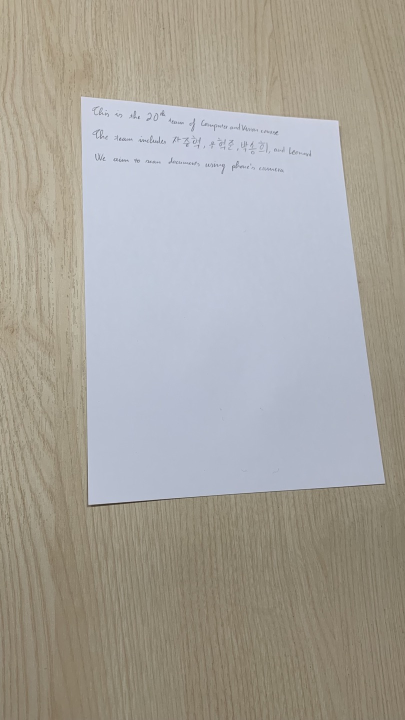
#> input picture test/image/1.jpg, 810 x 1440 px (shown at 1/2 size); its folder holds only this picture in this run
$ python scan_document.py
#> lines starting #> are read from the running program, lines starting #| are printed output that depends on the picture; after the words box and inside, x2 and y2 are one past the last pixel; in counts of white or black regions, pixels touching at a corner belong together
### modules/detect_corners.py
import glob

import cv2
import numpy as np

# Hyperparameters.
MAX_RESIZED_DIMENSION = 960
GAUSSIAN_BLUR_KERNEL_SIZE = 5
ADAPTIVE_THRESHOLD_BLOCK_SIZE = 11
ADAPTIVE_THRESHOLD_C = 2
CANNY_LOWER_THRESHOLD = 10
CANNY_UPPER_THRESHOLD = 50
DILATION_KERNEL_SIZE = 3
INITIAL_EPSILON_MULTIPLIER = 0.01
EPSILON_MULTIPLIER_INCREMENT = 0.01
MAX_EPSILON_MULTIPLIER = 0.1
MIN_AREA_PROPORTION = 0.1
MIN_IMAGE_BORDER_GAP = 2


def resize_image(image: np.ndarray, max_dimension: int) -> tuple[np.ndarray,
                                                                 float]:
    """
    Resize an image so that its largest dimension is equal to max_dimension.
    Return the resized image and the scale factor used to resize the image.
    """
    resize_scale = max_dimension / max(image.shape[:2])
    resized_image = cv2.resize(image, None, fx=resize_scale, fy=resize_scale)
    return resized_image, resize_scale


def preprocess_image(image: np.ndarray) -> tuple[np.ndarray, float]:
    """
    Preprocess an image by converting it to grayscale, resizing it, and
    blurring it. Return the preprocessed image and the scale factor used to
    resize the image.
    """
    grayscale_image = cv2.cvtColor(image, cv2.COLOR_BGR2GRAY)
    resized_image, resize_scale = resize_image(grayscale_image,
                                               MAX_RESIZED_DIMENSION)
    blurred_image = cv2.GaussianBlur(
        resized_image, (GAUSSIAN_BLUR_KERNEL_SIZE, GAUSSIAN_BLUR_KERNEL_SIZE),
        0)
    return blurred_image, resize_scale


def apply_adaptive_thresholding(preprocessed_image: np.ndarray) -> np.ndarray:
    """
    Apply adaptive thresholding to a preprocessed image.
    """
    thresholded_image = cv2.adaptiveThreshold(
        preprocessed_image, 255, cv2.ADAPTIVE_THRESH_GAUSSIAN_C,
        cv2.THRESH_BINARY, ADAPTIVE_THRESHOLD_BLOCK_SIZE, ADAPTIVE_THRESHOLD_C)
    return thresholded_image


def apply_canny_edge_detector(preprocessed_image: np.ndarray) -> np.ndarray:
    """
    Apply the Canny edge detector to a preprocessed image and dilate the edges
    to eliminate small gaps. Return the detected edges as a binary image.
    """
    canny_edges = cv2.Canny(preprocessed_image, CANNY_LOWER_THRESHOLD,
                            CANNY_UPPER_THRESHOLD)
    dilation_kernel = np.ones((DILATION_KERNEL_SIZE, DILATION_KERNEL_SIZE),
                              np.uint8)
    dilated_edges = cv2.dilate(canny_edges, dilation_kernel)
    return dilated_edges


def find_document_contour(binarized_image: np.ndarray) -> np.ndarray:
    """
    Find the contour of a document in a binarized image. Return the contour as
    an array of shape (4, 1, 2), or None if no document contour was found.
    """
    contours, _ = cv2.findContours(binarized_image, cv2.RETR_LIST,
                                   cv2.CHAIN_APPROX_SIMPLE)
    # Sort the contours by length.
    contours = sorted(contours,
                      key=lambda contour_: cv2.arcLength(contour_, False),
                      reverse=True)
    # The epsilon parameter in cv2.approxPolyDP is the maximum distance between
    # a point on the contour and the approximated contour. Start with a small
    # epsilon value and increase it until an approximated contour with four
    # points is found.
    epsilon_multiplier = INITIAL_EPSILON_MULTIPLIER
    resized_image_height, resized_image_width = binarized_image.shape[:2]
    resized_image_area = resized_image_height * resized_image_width
    while epsilon_multiplier <= MAX_EPSILON_MULTIPLIER:
        for contour in contours:
            contour_length = cv2.arcLength(contour, False)
            approximated_contour = cv2.approxPolyDP(
                contour, epsilon_multiplier * contour_length, True)
            # Check if the contour is a convex quadrilateral with a large
            # enough area.
            if (len(approximated_contour) != 4
                    or not cv2.isContourConvex(approximated_contour)
                    or cv2.contourArea(approximated_contour)
                    < MIN_AREA_PROPORTION * resized_image_area):
                continue
            # Check if any of the points is too close to the image border.
            if any(point[0][0] < MIN_IMAGE_BORDER_GAP
                   or point[0][0] >= resized_image_width - MIN_IMAGE_BORDER_GAP
                   or point[0][1] < MIN_IMAGE_BORDER_GAP
                   or point[0][1] >= (resized_image_height
                                      - MIN_IMAGE_BORDER_GAP)
                   for point in approximated_contour):
                continue
            return approximated_contour
        else:
            epsilon_multiplier += EPSILON_MULTIPLIER_INCREMENT
    else:
        return None


def sort_corner_coordinates(corners: tuple[tuple[int, int], tuple[int, int],
                                           tuple[int, int], tuple[int, int]]) \
        -> tuple[tuple[int, int], tuple[int, int],
                 tuple[int, int], tuple[int, int]]:
    """
    Sort the coordinates of the detected corners in clockwise order starting
    from the top-left corner.
    """
    # Calculate the center coordinates of the detected corners.
    center_x = sum(corner[0] for corner in corners) / 4
    center_y = sum(corner[1] for corner in corners) / 4
    # Sort the corners by their angle relative to the center. The y-axis is
    # inverted in the image coordinates.
    corners = sorted(corners,
                     key=lambda corner: np.arctan2(corner[1] - center_y,
                                                   corner[0] - center_x))
    return corners


def detect_corners(image: np.ndarray) \
        -> tuple[tuple[int, int], tuple[int, int],
                 tuple[int, int], tuple[int, int]]:
    """
    Detect the four corners of a document in an image and return their
    coordinates. The coordinates are sorted in clockwise order starting from
    the top-left corner.
    """
    preprocessed_image, resize_scale = preprocess_image(image)
    # Try adaptive thresholding first. If it fails, use the Canny edge
    # detector.
    for binarization_function in (apply_adaptive_thresholding,
                                  apply_canny_edge_detector):
        binarized_image = binarization_function(preprocessed_image)
        document_contour = find_document_contour(binarized_image)
        if document_contour is None:
            continue
        corners = tuple(map(tuple, document_contour.reshape(4, 2)))
        sorted_corners = sort_corner_coordinates(corners)
        # Scale the coordinates of the corners back to the original image size.
        scaled_corners = tuple((round(corner[0] / resize_scale),
                                round(corner[1] / resize_scale))
                               for corner in sorted_corners)
        print(f'Document detected using '
              f'{" ".join(binarization_function.__name__.split("_")[1:])}.')
        return scaled_corners
    else:
        raise RuntimeError('Failed to detect document.')


# [39 lines left out: functions draw_detected_document, main, not called in this run]


# [2 lines that do not run on import are left out]

### modules/warp.py
import cv2
import numpy as np

def calcDistance(p1: tuple[int | float, int | float], p2: tuple[int | float, int | float]) -> float:
    """
    Calculate distance between two points
    Input:
        p1, p2: coordinate of point (x, y)
    Output:
        Distance (type: float)
    """
    return ((p1[0] - p2[0])**2 + (p1[1] - p2[1])**2)**(0.5)

# [132 lines left out: functions getWarpedPoint, warpDocumentGradientDescent, not called in this run]


def warpDocumentSimple(

        img: np.ndarray, lt: tuple[int, int], lb: tuple[int, int], rt: tuple[int, int], rb: tuple[int, int],
        paperType: str | None = None,
    ) -> np.ndarray:
    """
    Warp the document in the given image using four given points (corner of document).
    Assumption:
        1. Document is rectangle. (Which means, four angle of corners are all right angle.)
        2. Document in image is linearly warped. (Four edge are all straight line in image.)
        3. Four corners is given at right position. (This can be improved...??)
        4. Camera has small 3d rotation with normal vector of document. (Simplify approch)
    Input:
        img: numpy array of image.
        lt: left top coordinate of image (x, y)
        lb: left bottom coordinate of image (x, y)
        rt: right top coordinate of image (x, y)
        rb: right bottom coordinate of image (x, y)
        paperType(optional): string of paperType. 'A' for A3, A4, ... 'B' for B3, B4, ... 'Letter' and 'Legal'
    Output:
        numpy array of warped document image.
    """

    # 1. 2D Translation: Move lt (left top) to (0, 0).
    tx = -lt[0]; ty = -lt[1]
    ltTransformed = (0, 0)
    lbTransformed = ((lb[0] + tx), (lb[1] + ty))
    rtTransformed: tuple[int, int] = ((rt[0] + tx), (rt[1] + ty))
    rbTransformed = ((rb[0] + tx), (rb[1] + ty))

    # 2. Pick width, height to maximum width and maximum height from the warped document.
    originalHeight = max(calcDistance(ltTransformed, lbTransformed), calcDistance(rtTransformed, rbTransformed))
    if paperType == "A" or paperType == "B":
        originalWidth = originalHeight * (1 / (2**0.5))
    elif paperType == "Letter":
        originalWidth = originalHeight * (1 / 1.2941)
    elif paperType == "Legal":
        originalWidth = originalHeight * (1 / 1.6471)
    else:
        originalWidth = max(calcDistance(ltTransformed, rtTransformed), calcDistance(lbTransformed, rbTransformed))


    # 3. Set 4 corners based on step 2's width and height
    ltOriginal = (0, 0)
    lbOriginal = (0, originalHeight)
    rtOriginal = (originalWidth, 0)
    rbOriginal = (originalWidth, originalHeight)

    # 4. Get transformation matrix based on corners on step 3.
    transMat = cv2.getPerspectiveTransform(
        src = np.array([list(lt), list(lb), list(rt), list(rb)]).astype(np.float32),
        dst = np.array([list(ltOriginal), list(lbOriginal), list(rtOriginal), list(rbOriginal)]).astype(np.float32),
    )

    # 5. Warp with calculated transformation matrix and return.
    warpped_img = cv2.warpPerspective(img, transMat, (int(np.ceil(originalWidth)), int(np.ceil(originalHeight))))

    return warpped_img


# [38 lines that do not run on import are left out]

### modules/post_processing.py
import cv2
import math
import glob
import numpy as np
from PIL import Image

RATIO = 1.6


# [18 lines left out: functions get_kernel_info, get_gaussian_kernal, not called in this run]


def post_process_high_contrast(img):
    return 1 - cv2.equalizeHist(img)


# [106 lines left out: functions high_contrast, high_contrast2, post_process_laplacian, difference_of_gaussian, apply_DoG, main, not called in this run]

# [6 lines that do not run on import are left out]

### scan_document.py
import glob

import cv2
import numpy as np

from modules import MAX_RESIZED_DIMENSION, detect_corners, resize_image
from modules import warpDocumentSimple, warpDocumentGradientDescent
from modules import post_process_high_contrast, post_process_laplacian


def scan_document(image: np.ndarray, handleWarp: str, paperType: str | None = None) -> np.ndarray:
    """
    Detect and warp a document in an image.
    """
    corners: tuple[tuple[int, int], tuple[int, int], tuple[int, int], tuple[int, int]] = detect_corners(image)
    if handleWarp == "simple":
        warped_image = warpDocumentSimple(image, corners[0], corners[3],
                                        corners[1], corners[2], paperType)
    elif handleWarp == "gradient":
        warped_image = warpDocumentGradientDescent(image, corners[0], corners[3],
                                        corners[1], corners[2])
    else:
        raise Exception("Not appropriate args")
    return warped_image


def main():
    """
    Run document detection and warping on each image in the test images
    directory. Press any key to continue to the next image.
    """
    for image_path in glob.glob('test/image/*'):
        # Simple algorithm
        image = cv2.imread(image_path)
#> image is the input picture: shape (1440, 810, 3); mean B, G, R 156.6, 163.1, 166.4
        document_image = scan_document(image, "simple")
#> in preprocess_image, `grayscale_image = cv2.cvtColor(image, cv2.COLOR_BGR2GRAY)`:
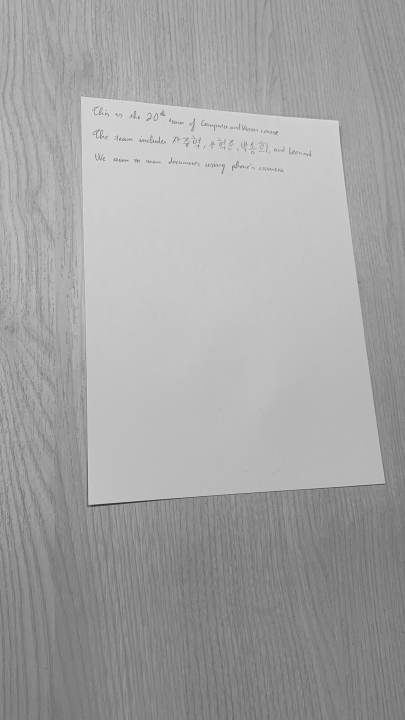
#> grayscale_image: shape (1440, 810) (shown at 1/2 size); min 31, max 226, mean 163.4
#> in resize_image, `resized_image = cv2.resize(image, None, fx=resize_scale, fy=resize_sca..`:
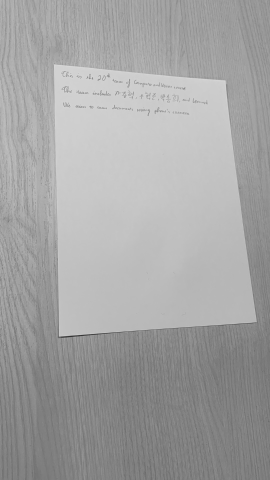
#> resized_image: shape (960, 540) (shown at 1/2 size); min 42, max 219, mean 163.3
#> in preprocess_image, `resized_image, resize_scale = resize_image(grayscale_image, MAX_RESIZE..`: resize_scale = 0.667
#> the loop in detect_corners, `for binarization_function in (apply_adaptive_thresholding, apply_canny..` made 2 passes
#> (center_x in sort_corner_coordinates, center_y in sort_corner_coordinates, sorted_corners, scaled_corners) on pass 2: (297, 401.2, [(110, 130), (450, 163), (510, 643), (118, 669)], ((165, 195), (675, 244), (765, 964), (177, 1004)))
#> pass 1, in apply_adaptive_thresholding, `thresholded_image = cv2.adaptiveThreshold( preprocessed_image, 255, cv..`:
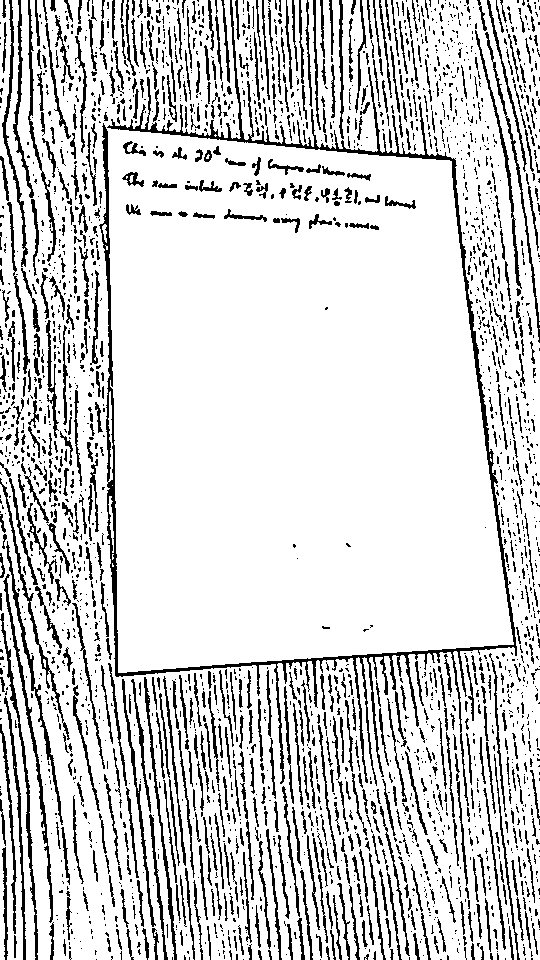
#> thresholded_image: shape (960, 540); 83.1% white; black in thin lines or dots
#> pass 2, in apply_canny_edge_detector, `canny_edges = cv2.Canny(preprocessed_image, CANNY_LOWER_THRESHOLD, CAN..`:
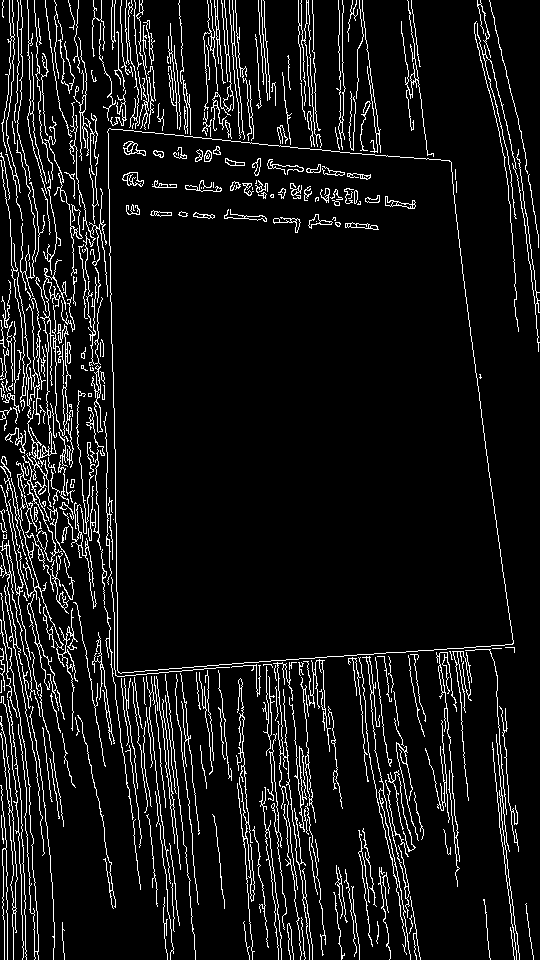
#> canny_edges: shape (960, 540); 8.3% white in thin lines or dots
#> pass 2, in apply_canny_edge_detector, `dilated_edges = cv2.dilate(canny_edges, dilation_kernel)`:
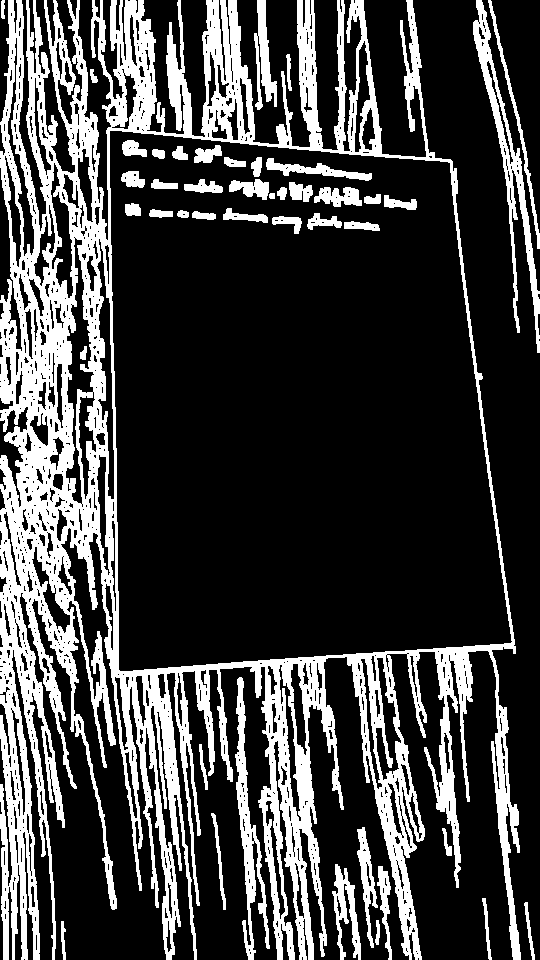
#> dilated_edges: shape (960, 540); 25.6% white; 44 white regions, largest, box (x1, y1, x2, y2) and area: (0, 0, 521, 960) 113396, (473, 0, 540, 353) 3698, (235, 677, 270, 960) 2762
#> in scan_document, `corners: tuple[tuple[int, int], tuple[int, int], tuple[int, int], tupl..`: corners = ((165, 195), (675, 244), (765, 964), (177, 1004))
#> in warpDocumentSimple, `warpped_img = cv2.warpPerspective(img, transMat, (int(np.ceil(original..`:
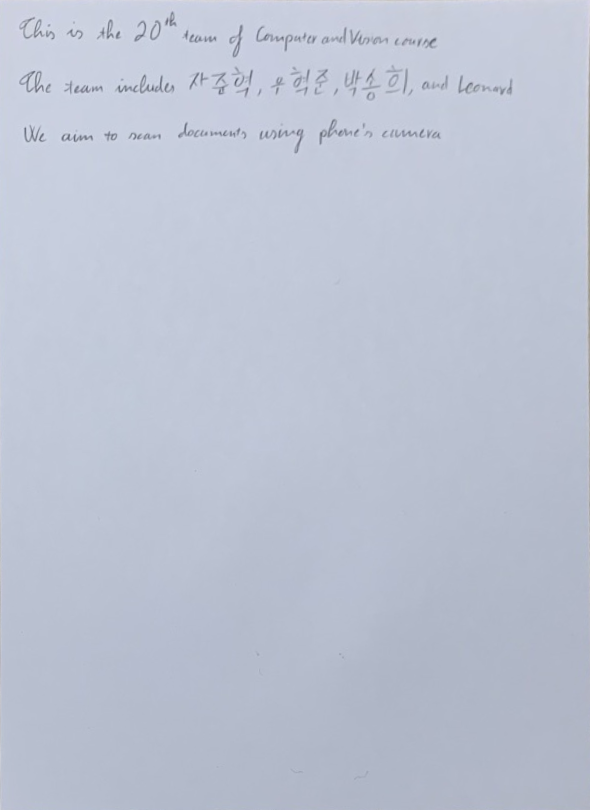
#> warpped_img: shape (810, 590, 3); mean B, G, R 210.6, 194.7, 188
        resized_image, _ = resize_image(document_image, MAX_RESIZED_DIMENSION)
        high_contrasted_image = post_process_high_contrast(resized_image)
        laplacian_image = post_process_laplacian(resized_image)
        cv2.imwrite(image_path.replace("image", "final_result/high_contrast/simple"), high_contrasted_image)
        cv2.imwrite(image_path.replace("image", "final_result/laplacian/simple"), laplacian_image)
        # [7 lines of commented-out code are left out]
        document_image = scan_document(image, "simple", 'A')
        resized_image, _ = resize_image(document_image, MAX_RESIZED_DIMENSION)
        high_contrasted_image = post_process_high_contrast(resized_image)
        laplacian_image = post_process_laplacian(resized_image)
        cv2.imwrite(image_path.replace("image", "final_result/high_contrast/ratio_given"), high_contrasted_image)
        cv2.imwrite(image_path.replace("image", "final_result/laplacian/ratio_given"), laplacian_image)
        # [6 lines of commented-out code are left out]
        document_image = scan_document(image, "gradient")
        resized_image, _ = resize_image(document_image, MAX_RESIZED_DIMENSION)
        high_contrasted_image = post_process_high_contrast(resized_image)
        laplacian_image = post_process_laplacian(resized_image)
        cv2.imwrite(image_path.replace("image", "final_result/high_contrast/gradient"), high_contrasted_image)
        cv2.imwrite(image_path.replace("image", "final_result/laplacian/gradient"), laplacian_image)
        # [4 lines of commented-out code are left out]


if __name__ == '__main__':
#> (the run stopped early here; a loop or call above may not have finished)

$ run again, on test/image/3.jpg
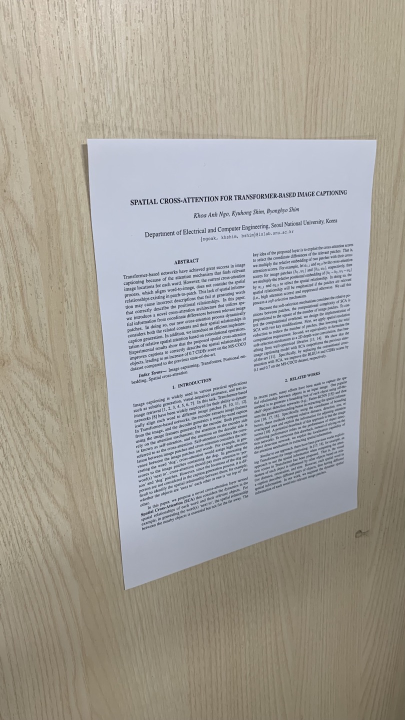
#> input picture test/image/3.jpg, 810 x 1440 px (shown at 1/2 size)
#> in main, image is the input picture: shape (1440, 810, 3); mean B, G, R 154.5, 161.2, 164.6
#> in preprocess_image, `resized_image, resize_scale = resize_image(grayscale_image, MAX_RESIZE..`: resize_scale = 0.667
#> the loop in detect_corners, `for binarization_function in (apply_adaptive_thresholding, apply_canny..` made 2 passes
#> (center_x in sort_corner_coordinates, center_y in sort_corner_coordinates, sorted_corners, scaled_corners) on pass 2: (314.5, 458.8, [(118, 186), (501, 189), (472, 677), (167, 783)], ((177, 279), (752, 284), (708, 1016), (250, 1174)))
#> pass 1, in apply_adaptive_thresholding, `thresholded_image = cv2.adaptiveThreshold( preprocessed_image, 255, cv..`:
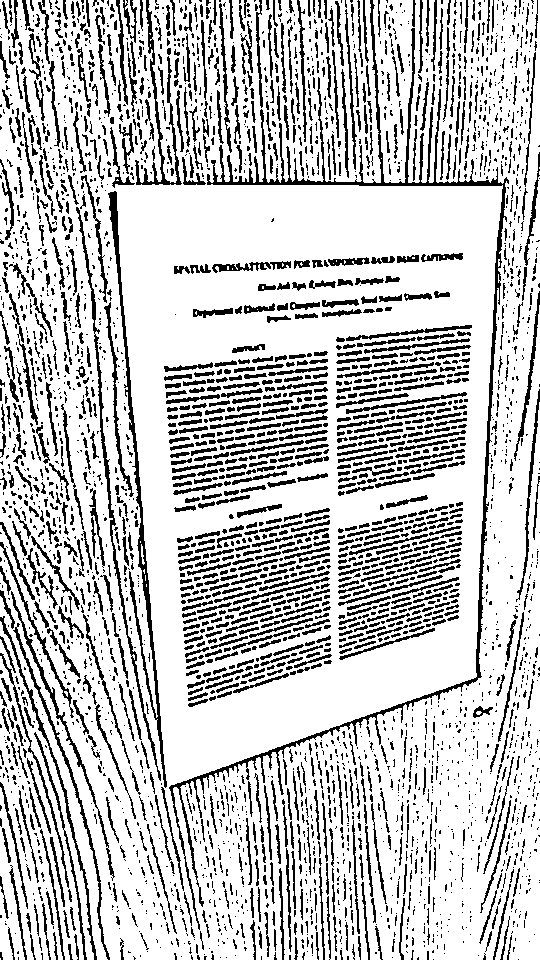
#> thresholded_image: shape (960, 540); 77.5% white; black in thin lines or dots
#> in scan_document, `corners: tuple[tuple[int, int], tuple[int, int], tuple[int, int], tupl..`: corners = ((177, 279), (752, 284), (708, 1016), (250, 1174))
#> in warpDocumentSimple, `warpped_img = cv2.warpPerspective(img, transMat, (int(np.ceil(original..`:
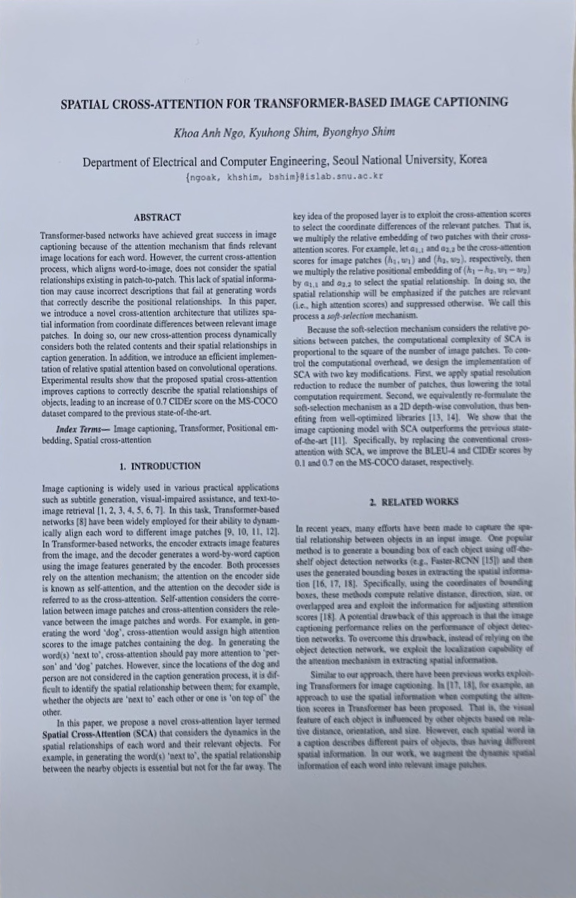
#> warpped_img: shape (898, 576, 3); mean B, G, R 188.9, 174.7, 168.5
#> resized_image: shape (960, 616, 3)
